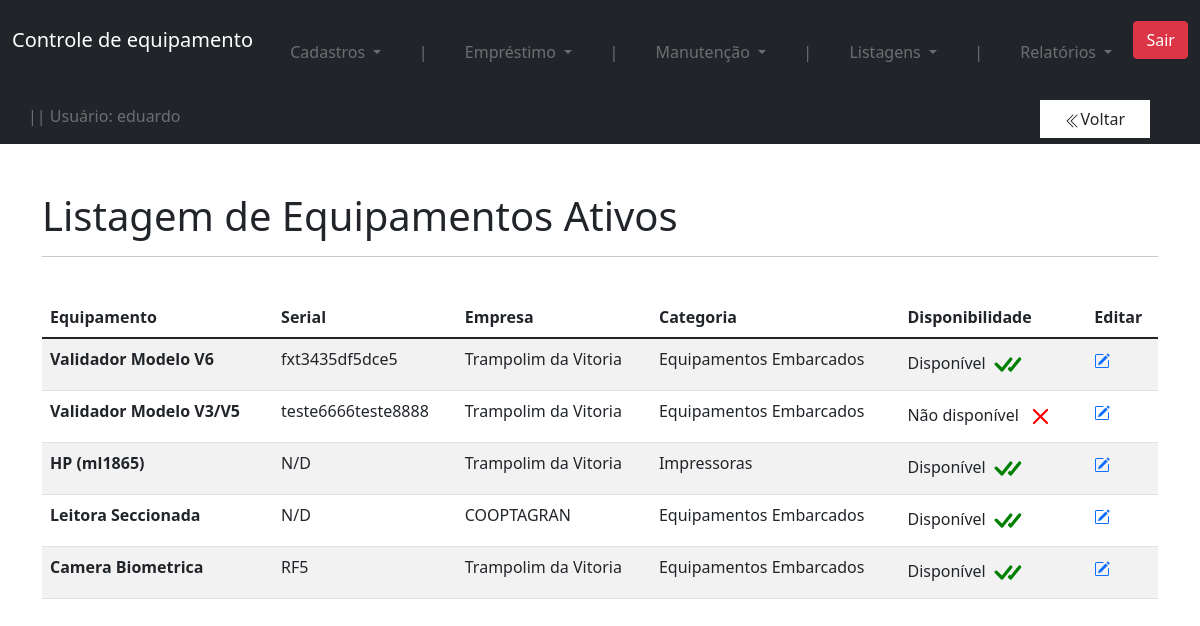
/equipamento/home/ (signed in), run on an earlier commit of the app's database.
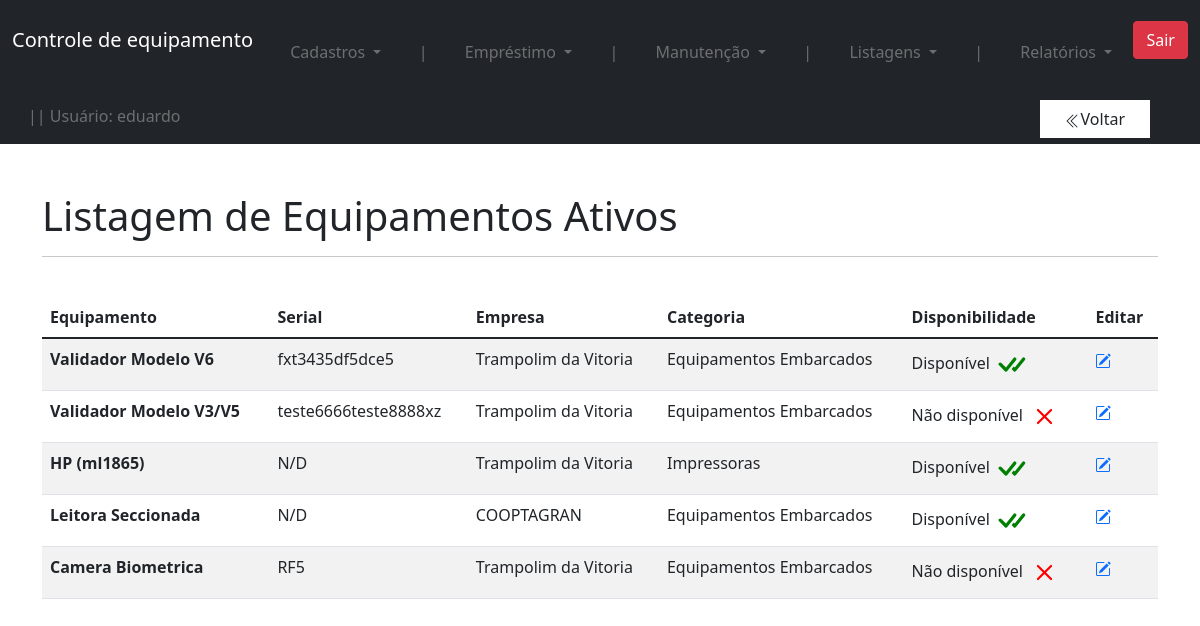
And on a later commit of the database.
### equipamento/models.py (models this page shows, shortened)
class Equipamentos(models.Model):
    nome = models.CharField(max_length=60)
    imagem = models.ImageField(upload_to='foto_equipamento', null=True, blank=True)
    serial = models.CharField(max_length=30)
    empresa = models.ForeignKey(Empresa, on_delete=models.DO_NOTHING)
    data_cadastro = models.DateField(default= date.today)
    categoria = models.ForeignKey(Categoria, on_delete=models.DO_NOTHING)
    emprestado = models.BooleanField(default=False)
    class Meta:
        verbose_name = 'Equipamento'

class Empresa(models.Model):
    nome = models.CharField(max_length=60)
    responsavel = models.CharField(max_length=60)
    email = models.EmailField(max_length=60, blank=True, null=True)
    def __str__(self) -> str:
        return self.nome

class Categoria(models.Model):
    nome = models.CharField(max_length=30)
    descricao = models.TextField()
    def __str__(self) -> str:
        return self.nome

### equipamento/views.py (the view)
# urls.py: path('home/', views.home, name = 'home'),
@login_required
def home(request):
    equipamentos = Equipamentos.objects.all()
    form = CadastroEquipamento()
    return render(request, 'ver_equipamento_lista.html', {'equipamentos':equipamentos, 'form':form})

### equipamento/templates/ver_equipamento_lista.html (shortened to what this page needs)
{% extends 'base.html' %}
{% block conteudo %}
<br>
<br>
<div class='container'>
<table class="table table-striped">
    <h1 class=''>Listagem de Equipamentos Ativos</h1>
    <hr>
        <br>
    <thead>
      <tr>
        <th scope="col">Equipamento</th>
        <th scope="col">Serial</th>
        <th scope="col">Empresa</th>
        <th scope="col">Categoria</th>
        <th scope="col">Disponibilidade</th>
        <th scope="col">Editar</th>
      </tr>
    </thead>
    <tbody>
            {% for i in equipamentos %}
            <tr>
                <th scope="row">{{i.nome}}</th>
                <td>{{i.serial}}</td>
                <td>{{i.empresa}}</td>
                <td>{{i.categoria}}</td>
                {% if i.emprestado %}
                    <td> Não disponível
                    </td>
                {% else %}
                    <td> Disponível
                    </td>
                {% endif %}
                <td><a href="{% url 'ver_equipamento' i.id %}"></a></td>
            </tr>
            {% endfor %}
    </tbody>
  </table>
</div>
{% endblock conteudo %}

What changed in the data, as far as the page shows it:
changed Equipamentos "Validador Modelo V3/V5": serial "teste6666teste8888" → "teste6666teste8888xz"
changed Equipamentos "Camera Biometrica": emprestado "Disponível" → "Não disponível"
